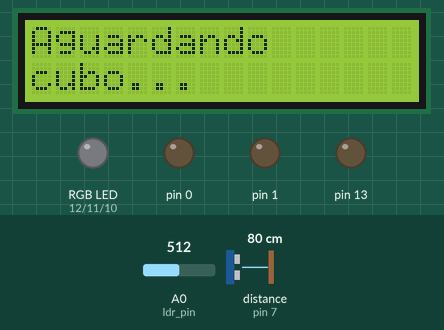
This sketch was run on a simulated Arduino Uno, built with avr-gcc and run on an emulated ATmega328P. Parts: 16×2 character LCD, an RGB LED mixed from three pins (HIGH = lit), output pins drawn as LEDs (lit = HIGH). Inputs (shaded band) come from the test bench; at power-on: distance to the obstacle (sensor on pin 7) 80 cm, A0 (ldr_pin) = 512. The echo pulse lasts 58.3 µs per cm.

Above: at 1.2 s.
1.3 s: distance to the obstacle (sensor on pin 7) set to 9 cm
2.8 s: distance to the obstacle (sensor on pin 7) set to 6 cm
At 3.9 s:
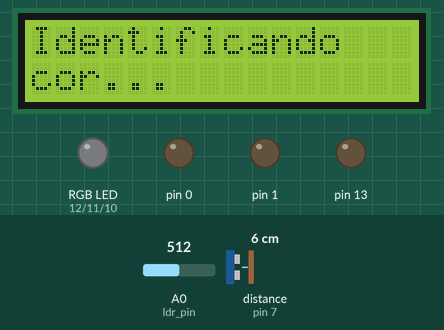
At 16.4 s:
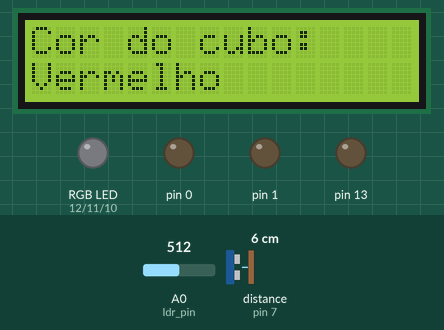
Timing chart, 0 to 17.3 s (numbered marks = the images above; inputs shaded):
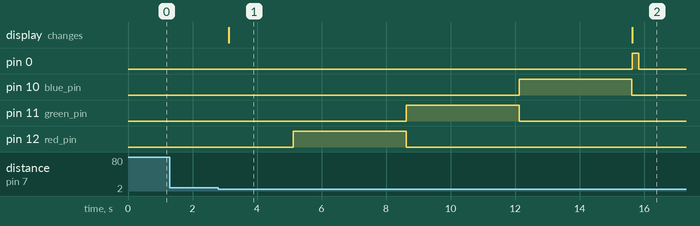

The sketch:

identificacao.ino
```cpp
#include <LiquidCrystal.h>
#include <Ultrasonic.h>

//Define os pinos para o trigger e echo
#define trigger_pin 6
#define echo_pin 7

//Define pinos para led RGB
#define red_pin 12
#define green_pin 11
#define blue_pin 10

//Define pino para o LDR
#define ldr_pin A0

LiquidCrystal lcd(9, 8, 5, 4, 3, 2);
Ultrasonic ultrasonic(trigger_pin, echo_pin);

void setup() {
  // put your setup code here, to run once:
  pinMode(0, OUTPUT);
  pinMode(1, OUTPUT);
  pinMode(13, OUTPUT);
  digitalWrite(0, LOW);
  digitalWrite(1, LOW);
  digitalWrite(13, LOW);
  lcd.begin(16, 2);
  //Serial.begin(9600);
}

void loop() {
  lcd.clear();
  lcd.print("Aguardando");
  lcd.setCursor(0, 1);
  lcd.print("cubo...");

  if (distance() < 7){
    // Eh pq foi colocado um cubo na frente
    char color = identify_color();
    delay(30000);
  //  send_color_to_arm(color);
    //wait_response();
  }
  delay(500);
}

float distance() {
  float distance_cm;
  long microsec = ultrasonic.timing();
  distance_cm = ultrasonic.convert(microsec, Ultrasonic::CM);
  return distance_cm;
}

void setColor(int red_value, int green_value, int blue_value) {
  analogWrite(red_pin, red_value);
  analogWrite(green_pin, green_value);
  analogWrite(blue_pin, blue_value);
}

char identify_color() {
  lcd.clear();
  lcd.print("Identificando");
  lcd.setCursor(0, 1);
  lcd.print("cor...");
  delay(2000);

  // Red
  setColor(255, 0, 0);
  float aux = 0;
  for(int i = 0; i < 10; i++){
    delay(300);
    aux += analogRead(ldr_pin);
  }
  Serial.println("R:");
  Serial.println(aux);
  float ldr_red_value = aux/10;
  delay(500);

  // Green
  setColor(0, 255, 0);
  aux = 0;
  for(int i = 0; i < 10; i++){
    delay(300);
    aux += analogRead(ldr_pin);
  }
  Serial.println("G:");
  Serial.println(aux);
  float ldr_green_value = aux/10;
  delay(500);

  // Blue
  setColor(0, 0, 255);
  aux = 0;
  for(int i = 0; i < 10; i++){
    delay(300);
    aux += analogRead(ldr_pin);
  }
  Serial.println("B:");
  Serial.println(aux);
  float ldr_blue_value = aux/10;
  delay(500);

  // Off
  setColor(0, 0, 0);

  aux = max(ldr_red_value, ldr_green_value);
  aux = max(aux, ldr_blue_value);

  Serial.print("R: ");
  Serial.print(ldr_red_value);
  Serial.print("G: ");
  Serial.print(ldr_green_value);
  Serial.print("B: ");
  Serial.println(ldr_blue_value);
  Serial.print("Aux: ");
  Serial.println(aux);

  lcd.clear();          //limpa o display do LCD.
  lcd.print("Cor do cubo:");  //imprime a string no display do LCD.
  lcd.setCursor(0, 1);

  if(aux == ldr_red_value){
    lcd.print("Vermelho");  //imprime a string no display do LCD.
    digitalWrite(0, HIGH);
    delay(200);
    digitalWrite(0, LOW);

    delay(500);
    return 'R';
  }
  else if(aux == ldr_green_value){
    lcd.print("Verde");
    digitalWrite(1, HIGH);
    delay(200);
    digitalWrite(1, LOW);

    delay(500);
    return 'G';
  }
  else {
    lcd.print("Azul");
    digitalWrite(13, HIGH);
    delay(200);
    digitalWrite(13, LOW);

    delay(500);
    return 'B';
  }
}

void send_color_to_arm(char color) {
  Serial.print("Enviou a cor: ");
  Serial.println(color);

  Serial.write(color);  //envia cor para braco
}

void wait_response() {
  lcd.clear();
  lcd.print("Aguardando");
  lcd.setCursor(0, 1);
  lcd.print("retirada...");
  Serial.println("Esperando");

  //loop esperando braco acabar
  while(!Serial.available()); //enquanto nao receber nada, espera
  char response = Serial.read(); //leitura da resposta no buffer, indicando que braco acabou

  Serial.println("passeio do while");
  //delay(5000);
}
```

Measured:
- the behaviour switches between 8 and 7 cm on distance to the obstacle (sensor on pin 7) (found by bisection; images 0 and 1)
- after the input at 1.3 s, every drawn part: stays the same
- after the input at 2.8 s, pin 0: LOW → HIGH after 12.8 s, → LOW 0.20 s later; pin 10 (blue_pin): LOW → HIGH after 9.3 s, → LOW 3.5 s later; pin 11 (green_pin): LOW → HIGH after 5.8 s, → LOW 3.5 s later; pin 12 (red_pin): LOW → HIGH after 2.3 s, → LOW 3.5 s later; the display: changes after 0.32 s (image 1)
- what the display in image 1 shows lasts 12.5 s, from 3.1 s to 15.6 s
